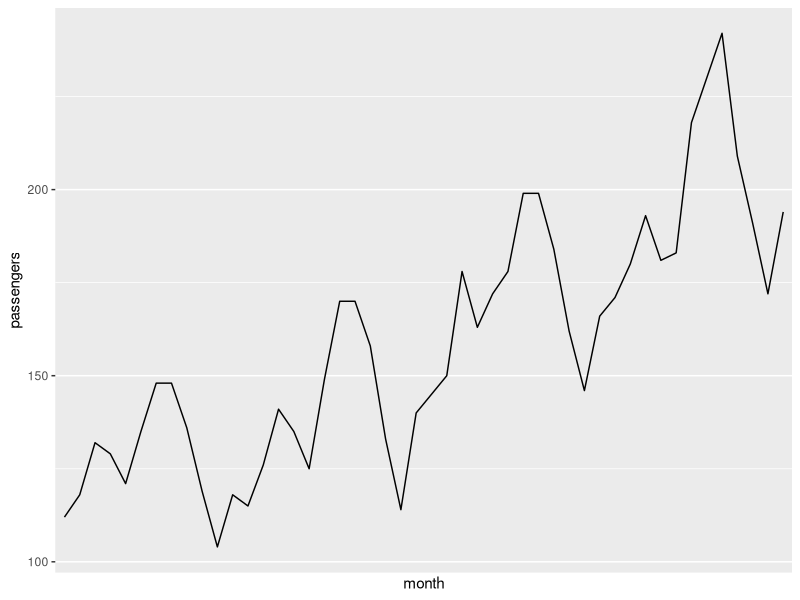

Source code (R):
library(tidyr)
library(ggplot2)

setwd('~/Repositories/holtwint')
df <- read.table('sampledata.csv', sep = ',', header = FALSE)

df$month <- seq_along(df$V1)
names(df) <- c('passengers', 'month')
ts <- ts(as.vector(df$passengers), frequency = 12)

ggplot(data = df[1:48,]) + geom_line(aes(x = month, y = passengers)) + scale_x_discrete(breaks = seq(0, 50, 1))
initfit <- lm(passengers ~ month, data = df[1:48,])
summary(initfit)

fit <- HoltWinters(ts, seasonal = 'additive', start.periods = 4, alpha = 0.1, beta = 0.1, gamma = 0.1)
round(fit$alpha, 3); round(fit$beta, 3); round(fit$gamma, 3)
round(fit$coefficients, 3); round(fit$SSE/nrow(df), 3)

pr24 <- predict(fit, n.ahead = 24, prediction.interval = FALSE)
round(pr24)
